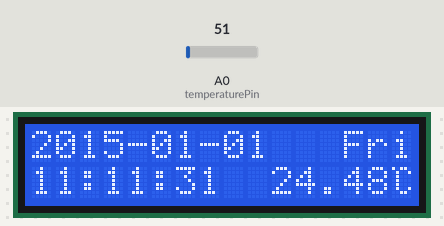
The sketch below on a simulated Arduino Uno, built for the host (arithmetic inside an expression is 32-bit, double 64-bit). Shown: 16×2 character LCD. The test bench sets the inputs (shaded band); at power-on: A0 (temperaturePin) = 51. The local clock reads 2024-03-15 10:24:30 at power-on unless the sketch sets it.

Above: at 1.2 s.
1.3 s: A0 (temperaturePin) set to 22
At 2.8 s:
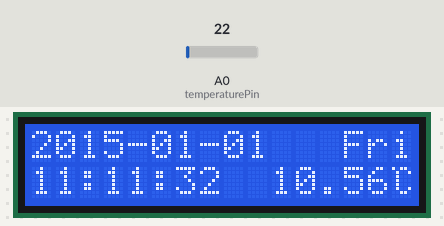
3.5 s: A0 (temperaturePin) set to 19
At 5.4 s:
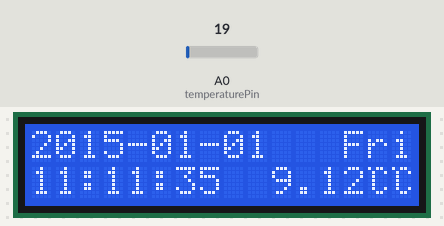
6.5 s: A0 (temperaturePin) set to 15
At 7.8 s:
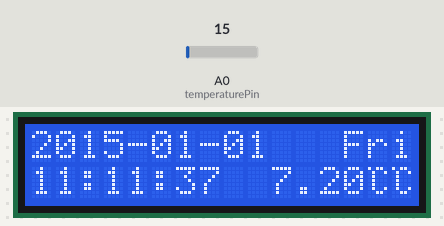
Timing chart, 0 to 9.5 s (numbered marks = the images above; inputs shaded):
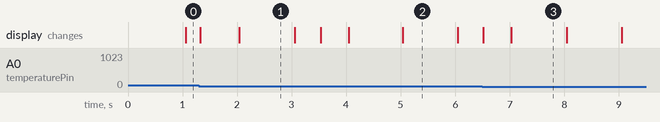

The sketch:

DS1302_LM35.ino
```cpp
// (licence header left out)
#include <stdio.h>
#include <string.h>
#include <DS1302.h>
#include<Wire.h>
#include <LiquidCrystal_I2C.h>
LiquidCrystal_I2C lcd(0x27,16,2);
/* Set the appropriate digital I/O pin connections */
uint8_t CE_PIN   = 5;
uint8_t IO_PIN   = 6;
uint8_t SCLK_PIN = 7;

int temperaturePin = A0;  //温度读取引脚
float temperatureValue = 0;
byte temperatureSymbol[8] = {  //创建 ‘℃’符号
  B10110,
  B01001,
  B01000,
  B01000,
  B01000,
  B01001,
  B00110
};
/* Create a DS1302 object */
DS1302 rtc(CE_PIN, IO_PIN, SCLK_PIN);
String dayBuff[7]={"Mon","Tue","Wed","Thu","Fri","Sat","Sun"};
void print_time()
{
  /* Get the current time and date from the chip */
  Time t = rtc.time();//*
  lcd.setCursor(0,0);
  lcd.print(t.yr);
  lcd.print('-');
  lcd.print(t.mon/10);
  lcd.print(t.mon%10);
    lcd.print('-');
  lcd.print(t.date/10);
  lcd.print(t.date%10);
  lcd.setCursor(13,0);
  lcd.print(dayBuff[t.day-1]);
  lcd.setCursor(0,1);
  lcd.print(t.hr/10);
  lcd.print(t.date%10);
  lcd.print(':');
  lcd.print(t.min/10);
  lcd.print(t.date%10);
  lcd.print(':');
  lcd.print(t.sec/10);
  lcd.print(t.sec%10);
  lcd.setCursor(10,1);
  temperatureValue = analogRead(temperaturePin);
  lcd.print((float)temperatureValue*0.48);
  lcd.write(byte(0));
}
void setup()
{
  Serial.begin(9600);
  lcd.init();
  lcd.backlight();
  lcd.createChar(0,temperatureSymbol);
  rtc.write_protect(false);    //WP(write protect) = 0;
  rtc.halt(false);             //clock halt flag = 0;
  Time t(2015, 1, 1, 10, 18, 30, 4);   //time inital: 2011-1-1,10:18:30 thursday
  rtc.time(t);
}
void loop()
{

  print_time();    //Print the current time;
}
```

Measured:
- the behaviour switches between 21 and 20 on A0 (temperaturePin) (found by bisection; images 1 and 2)
- after the input at 3.5 s, the display: first changes at once (image 2 shows a later state)
- what the display in image 1 shows lasts 1.1 s, from 2.0 s to 3.1 s
